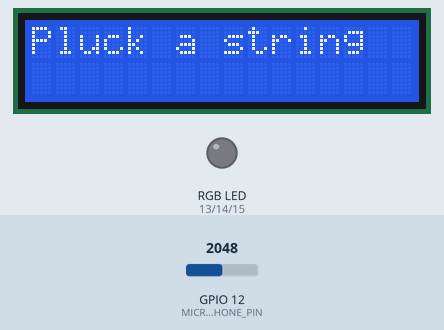
This program was run on a simulated ESP32. On the bench: 16×2 character LCD, an RGB LED mixed from three pins (HIGH = lit). The test bench sets the inputs (shaded band); at power-on: GPIO 12 (MICROPHONE_PIN) = 2048. Dim RGB values are drawn brighter than linear; what the program prints to the serial monitor is not drawn.

Above: at 0.1 s.
At 4.2 s:
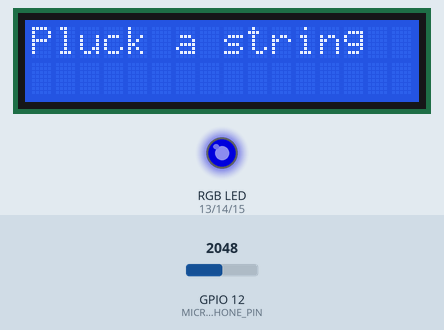
Timing chart, 0 to 5.7 s (numbered marks = the images above):
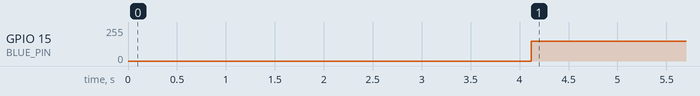

The program:

main.cpp
```cpp
// External libraries
#include <Arduino.h>
#include <Stepper.h>

// Custom dependencies
#include "Microphone.h"
#include "Notes.h"
#include "LiquidCrystalDisplay.h"
#include "RGBLED.h"

// RGB LED pins
#define RED_PIN 13
#define GREEN_PIN 14
#define BLUE_PIN 15

// Microphone pins
#define MICROPHONE_PIN 12
// A mean time to wait between microphone readings (microsecunds)
#define MEAN_TIME 4000000

// ULN2003 Motor Driver Pins
#define IN1 19
#define IN2 18
#define IN3 23
#define IN4 5
// Motor settings
#define MOTOR_STEPS_PER_REVOLUTION 2048
#define MOTOR_STEPS_COUNT 100
#define MOTOR_SPEED 5

// Initializes needed components and variables
Microphone microphone(MICROPHONE_PIN);
Stepper stepper(MOTOR_STEPS_PER_REVOLUTION, IN1, IN3, IN2, IN4);
LiquidCrystalDisplay lcd;
RGBLED rgb(RED_PIN, GREEN_PIN, BLUE_PIN);
Notes notes;

ulong last_check;

void tune_note(double peak, note note);

void setup()
{
    Serial.begin(115200);

    Serial.println("Initializing pins...");
    pinMode(RED_PIN, OUTPUT);
    pinMode(GREEN_PIN, OUTPUT);
    pinMode(BLUE_PIN, OUTPUT);

    Serial.println("Initializing the servo motor...");
    stepper.setSpeed(MOTOR_SPEED);

    Serial.println("Initializing LCD...");
    lcd.init();
    lcd.print(0, "Pluck a string", true);

    Serial.println("Guitar Tuner project succesfully started!");
    last_check = micros();
};

void loop()
{
    double peak = microphone.detected_pick();

    // If the peak was detected and the mean time between samples passed
    if (peak != -1 && micros() > last_check + MEAN_TIME)
    {
        // Tries to get the note for the detcted peak
        note note = notes.get_note_within_range(peak);

        if (note.valid)
        {
            std::string message = "String: " + std::string(note.name);
            Serial.println(message.c_str());
            lcd.print(0, message, true);

            last_check = micros();
            tune_note(peak, note);
        }
        else
        {
            rgb.set_blue();
            std::string message = "Pluck a string";
            Serial.println(message.c_str());
            lcd.print(0, message, true);
        };
    };
};

// Tunes the guitar according to given peak and required note
void tune_note(double peak, note note)
{
    // Cuts the peak in half if the microphone detected an octave
    if (peak >= (note.tuning * 2) - ALLOWED_RANGE &&
        peak <= (note.tuning * 2) + ALLOWED_RANGE)
        peak /= 2;

    // Difference in pitch that should be tuned accordingly
    double peak_difference = note.tuning - peak;
    // Pitch deviation higher than 0.5 is considered unacceptable and should be
    // tuned down or up
    if (abs(peak_difference) > 0.5)
    {
        rgb.set_red();
        // If the peak difference was positive, it should be tuned up,
        // otherwise it should be tuned down
        if (peak_difference > 0)
        {
            Serial.println("Tuning up...");
            lcd.print(1, "Tuning up...");
            stepper.step(-MOTOR_STEPS_COUNT);
        } else
        {
            lcd.print(1, "Tuning down...");
            Serial.println("Tuning down...");
            stepper.step(MOTOR_STEPS_COUNT);
        };
    } else {
        lcd.print(1, "In tune :)");
        rgb.set_green();
    };
};
```

LiquidCrystalDisplay.h
```cpp
#ifndef LiquidCrystalDisplay_h
#define LiquidCrystalDisplay_h

#include <LiquidCrystal_I2C.h>
#include <string>

class LiquidCrystalDisplay
{
private:
    LiquidCrystal_I2C *lcd;
public:
    LiquidCrystalDisplay();

    void init();
    void print(int row, std::string data, bool clear = false);
};

#endif
```

Microphone.h
```cpp
#ifndef Microphone_h
#define Microphone_h

#include <Arduino.h>
#include <arduinoFFT.h>

#define SAMPLES 256
#define SAMPLING_FREQUENCY 2048
#define SILENCE 3

class Microphone
{
private:
    arduinoFFT _FFT;
    ushort _microphone_pin;
    uint _sampling_period;

    double get_decibels();
    double get_peak();
public:
    Microphone(ushort microphone_pin);

    double detected_pick();
};

#endif
```

Notes.h
```cpp
#ifndef Notes_h
#define Notes_h

#include <Arduino.h>
#include <vector>

#define ALLOWED_RANGE 3

struct note
{
    char name[4];
    short tuning;
    bool valid;
};

class Notes
{
private:
    std::vector<note> standard_tuning{
        note{"E2", 82, true},  note{"A2", 110, true}, note{"D3", 146, true},
        note{"G3", 196, true}, note{"B3", 247, true}, note{"E4", 330, true}};

    inline bool is_within_range(note note, double peak);

public:
    note get_note_within_range(short peak);
};

#endif
```

RGBLED.h
```cpp
#ifndef RGBLED_h
#define RGBLED_h

#include <Arduino.h>

class RGBLED
{
private:
    int intensity = 150;
    int red_pin = -1;
    int green_pin = -1;
    int blue_pin = -1;

    void set_color(int red, int green, int blue);
public:
    RGBLED(int red_pin, int green_pin, int blue_pin);

    void set_intensity(int intensity);

    void set_red();
    void set_green();
    void set_blue();
};

#endif
```

LiquidCrystalDisplay.cpp
```cpp
#include "LiquidCrystalDisplay.h"
#include <LiquidCrystal_I2C.h>
#include <string>

#define ROWS 2
#define COLS 16

// Constructs LiquidCrystalDisplay
LiquidCrystalDisplay::LiquidCrystalDisplay()
{
    lcd = new LiquidCrystal_I2C(0x27, COLS, ROWS);
};

// Initializes LiquidCrystalDisplay
void LiquidCrystalDisplay::init()
{
    lcd->init();
    lcd->backlight();
    lcd->clear();
};

// Prints given data string to a specified row [0, 1]
// optionally clears the display (default is false)
void LiquidCrystalDisplay::print(int row, std::string data, bool clear)
{
    if (clear)
    {
        lcd->clear();
    };

    lcd->setCursor(0,row);
    lcd->print(data.c_str());
};
```

Microphone.cpp
```cpp
#include "Microphone.h"
#include <Arduino.h>
#include <arduinoFFT.h>

// Reads microphone decibels
double Microphone::get_decibels()
{
    delay(50);
    return analogRead(_microphone_pin) * (5.0 / 1023.0);
};

// Using FFT, calculates the highest frequency
double Microphone::get_peak()
{
    delay(50);

    double vector_real[SAMPLES];
    double vector_imag[SAMPLES];
    unsigned long micro_seconds;
    for (unsigned int i = 0; i < SAMPLES; i++)
    {
        micro_seconds = micros();

        vector_real[i] = analogRead(_microphone_pin);
        vector_imag[i] = 0;

        // Wait time between SAMPLES
        while (micros() < (micro_seconds + _sampling_period))
        {
        }
    }

    // Perform FFT on SAMPLES
    _FFT.Windowing(vector_real, SAMPLES, FFT_WIN_TYP_HAMMING, FFT_FORWARD);
    _FFT.Compute(vector_real, vector_imag, SAMPLES, FFT_FORWARD);
    _FFT.ComplexToMagnitude(vector_real, vector_imag, SAMPLES);

    // Find peak frequency
    return _FFT.MajorPeak(vector_real, SAMPLES, SAMPLING_FREQUENCY);
};

// Constructs microphone module on a given microphone_pin
Microphone::Microphone(ushort microphone_pin)
{
    _microphone_pin = microphone_pin;
    _FFT = arduinoFFT();
    _sampling_period = round(1000000 * (1.0 / SAMPLING_FREQUENCY));
};

// Returns the highest calculated frequency (peak) if the read decibels are
// above the silence level, otherwise -1
double Microphone::detected_pick()
{
    uint decibels = int(get_decibels());
    if (decibels != SILENCE)
    {
        return get_peak();
    };

    return -1;
};
```

RGBLED.cpp
```cpp
#include "RGBLED.h"
#include <Arduino.h>

void RGBLED::set_color(int red, int green, int blue)
{
    analogWrite(this->red_pin, red);
    analogWrite(this->green_pin, green);
    analogWrite(this->blue_pin, blue);
};

RGBLED::RGBLED(int red_pin, int green_pin, int blue_pin)
{
    this->red_pin = red_pin;
    this->green_pin = green_pin;
    this->blue_pin = blue_pin;
};

void RGBLED::set_intensity(int intensity)
{
    this->intensity = intensity;
};

void RGBLED::set_red()
{
    set_color(this->intensity, 0, 0);
};

void RGBLED::set_green()
{
    set_color(0, this->intensity, 0);
};

void RGBLED::set_blue()
{
    set_color(0, 0, this->intensity);
};
```

notes.cpp
```cpp
#include "Notes.h"
#include <Arduino.h>
#include <vector>

// Checks if the given peak is within the range for a given note
inline bool Notes::is_within_range(note note, double peak)
{
    return (peak >= note.tuning - ALLOWED_RANGE && peak <= note.tuning + ALLOWED_RANGE) ||
        (peak >= (note.tuning * 2) - ALLOWED_RANGE && peak <= (note.tuning * 2) + ALLOWED_RANGE);
};

// Returns the note for a given peak frequency; if peak doesn't match any
// note's frequency range, the function returns an invalid note
note Notes::get_note_within_range(short peak)
{
    for (note const note : standard_tuning)
    {
        if (is_within_range(note, peak))
        {
            return note;
        };
    };

    return note{"000", 0, false};
};
```

Measured:
- by itself, GPIO 15 (BLUE_PIN): 0/255 → 150/255 at 4.1 s
